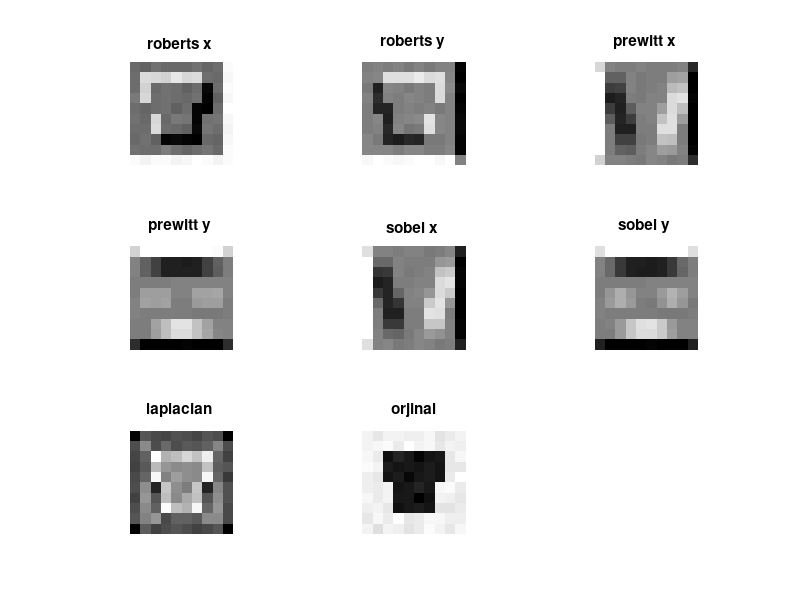

Recreate this plot in MATLAB.
% 1.soru
% Aşağıdaki matrisi 
% [MATLAB'a girin ve imfilter kullanarak
%     resme Roberts, Prewitt, Sobel, Laplacian ve 
%     sıfır çapraz kenar bulma yöntemlerini uygulayın. 
%     İki filtre uygulanması gereken durumlarda 
%     (örneğin Roberts, Prewitt veya Sobel gibi), her filtreyi ayrı ayrı uygulayın ve sonuçları birleştirin.
%     ['Gerekirse sınır kenarlarını gösteren yalnızca ikili bir görüntü elde etmek için eşikleme uygulayın.
%     'Hangi yöntemin en iyi sonuçları ürettiğini belirlemek için sonuçları karşılaştırın.]]
% 
% 
%  Roberts_x ve Roberts_y diğerlerine göre köşe algılamada daha iyi bir
%  performans gösterdi.

A=[ 201, 195, 203, 203, 199, 200, 204, 190, 198, 203;
    201, 204, 209, 197, 210, 202, 205, 195, 202, 199;
    205, 198, 46, 60, 53, 37, 50, 51, 194, 205;
    208, 203, 54, 50, 51, 50, 55, 48, 193, 194;
    200, 193, 50, 56, 42, 53, 55, 49, 196, 211;
    200, 198, 203, 49, 51, 60, 51, 205, 207, 198;
    205, 196, 202, 53, 52, 34, 46, 202, 199, 193;
    199, 202, 194, 47, 51, 55, 48, 191, 190, 197;
    194, 206, 198, 212, 195, 196, 204, 204, 199, 200;
    201, 189, 203, 200, 191, 196, 207, 203, 193, 204
    ];

%formüller
roberts_x = [1 0; 0 -1];
roberts_y = [0 1; -1 0];
prewitt_x = [-1 0 1; -1 0 1; -1 0 1];
prewitt_y = [-1 -1 -1; 0 0 0; 1 1 1];
sobel_x = [-1 0 1; -2 0 2; -1 0 1];
sobel_y = [-1 -2 -1; 0 0 0; 1 2 1];
laplacian = [0 1 0; 1 -4 1; 0 1 0];

B_X = imfilter(A, roberts_x);
B_Y = imfilter(A, roberts_y);
C_X = imfilter(A, prewitt_x);
C_Y = imfilter(A, prewitt_y);
D_X = imfilter(A, sobel_x);
D_Y = imfilter(A, sobel_y);
E_lap = imfilter(A, laplacian);

subplot(3,3,1);
imshow(B_X,[]),title('roberts x ');
subplot(3,3,2);
imshow(B_Y,[]),title('roberts y ');
subplot(3,3,3);
imshow(C_X,[]),title('prewitt x ');
subplot(3,3,4);
imshow(C_Y,[]),title('prewitt y ');
subplot(3,3,5);
imshow(D_X,[]),title('sobel x ');
subplot(3,3,6);
imshow(D_Y,[]),title('sobel y ');
subplot(3,3,7);
imshow(E_lap,[]),title('laplacian ');
subplot(3,3,8);
imshow(A,[]),title('orjinal');
%%%%%%%%%%%%%%%%%%%%%%%%%%%%%%%%%%%%%%%%%%%%%%%%%%%%%%%%%%%%%%%%%%%%%%%%%%%%%%%%%%%%%%%%%%%%%%%%%%%%%%%%%%%%%%%%%%%%%%%%%%%%%%%%%%%%%%%%%%%%%%%%%%%%%%%%%%%%%%%%%%%%%%%%%%%%%%%%%%%%

% 2.soru
% Yukarıdaki matrisi kullanarak, edge fonksiyonunu 
% tüm olası parametrelerle kullanın. Hangi yöntemin 
% en iyi sonuçları ürettiğini belirleyin?
% 
% %% en iyi sonuç yorumu
% zerocross canny log canny_old ve log metotları köşe algılayabildi bunlar
% içinde en iyi performans gösteren canny ve canny_old metotları
% 
% A=[ 201, 195, 203, 203, 199, 200, 204, 190, 198, 203;
%     201, 204, 209, 197, 210, 202, 205, 195, 202, 199;
%     205, 198, 46, 60, 53, 37, 50, 51, 194, 205;
%     208, 203, 54, 50, 51, 50, 55, 48, 193, 194;
%     200, 193, 50, 56, 42, 53, 55, 49, 196, 211;
%     200, 198, 203, 49, 51, 60, 51, 205, 207, 198;
%     205, 196, 202, 53, 52, 34, 46, 202, 199, 193;
%     199, 202, 194, 47, 51, 55, 48, 191, 190, 197;
%     194, 206, 198, 212, 195, 196, 204, 204, 199, 200;
%     201, 189, 203, 200, 191, 196, 207, 203, 193, 204
%     ];
% 
% B = edge(A,'Prewitt');
% C = edge(A,'sobel');
% D = edge(A,'roberts');
% E = edge(A,'zerocross');
% F = edge(A,'canny');
% G = edge(A,'log');
% H = edge(A,'canny_old');
% J = edge(A,'approxcanny');
% subplot(3,3,1);
% imshow(B,[]),title('prewitt');
% subplot(3,3,2);
% imshow(C,[]),title('sobel');
% subplot(3,3,3);
% imshow(D,[]),title('roberts');
%  subplot(3,3,4);
% imshow(E,[]),title('zerocross');
%   subplot(3,3,5);
% imshow(F,[]),title('canny');
%   subplot(3,3,6);
% imshow(G,[]),title('log');
%   subplot(3,3,7);
% imshow(H,[]),title('canny_old');
%   subplot(3,3,8);
% imshow(J,[]),title('approxcanny');
% subplot(3,3,9);
% imshow(A,[]),title('orjinal');



%%%%%%%%%%%%%%%%%%%%%%%%%%%%%%%%%%%%%%%%%%%%%%%%%%%%%%%%%%%%%%%%%%%%%%%%%%%%%%%%%%%%%%%%%%%%%%%%%%%%%%%%%%%%%%%%%%%%%%%%%%%%%%%%%%%%%%%%%%%%%%%%%%%%%%%%%%%%%%%%%%%%%%%%%%%%%%%%%%%%

% 3.soru 
% MATLAB'da cameraman.tif adlı görüntüyü açın ve sırayla aşağıdaki kenar bulma tekniklerini uygulayın:
% (a) Roberts
% (b) Prewitt
% (c) Sobel
% (d) Laplacian
% (e) Laplacian'ın sıfır çaprazları
% (f) Marr-Hildreth yöntemi LOG
% Sizin için en iyi sonucu sağladığını düşündüğünüz yöntem hangisidir?


% A = imread('cameraman.tif');
% B = edge(A,'Prewitt');
% C = edge(A,'sobel');
% D = edge(A,'roberts');
% E = edge(A,'zerocross');
% F = edge(A,'log');
% laplacian_filter = [0, 1, 0; 1, -4, 1; 0, 1, 0];
% G = imfilter(A, laplacian_filter);
% threshold = 0.01;
% edge_image = abs(G) > threshold;
% 
% 
% 
% subplot(3,3,1);
% imshow(B,[]),title('prewitt');
% subplot(3,3,2);
% imshow(C,[]),title('sobel');
% subplot(3,3,3);
% imshow(D,[]),title('roberts');
%  subplot(3,3,4);
% imshow(E,[]),title('zerocross');
%   subplot(3,3,5);
% imshow(F,[]),title('Log / Marr-Hildreth');
%    subplot(3,3,6);
% imshow(G,[]),title('laplacian');
% subplot(3,3,7);
% imshow(A,[]),title('orjinal');


%%%%%%%%%%%%%%%%%%%%%%%%%%%%%%%%%%%%%%%%%%%%%%%%%%%%%%%%%%%%%%%%%%%%%%%%%%%%%%%%%%%%%%%%%%%%%%%%%%%%%%%%%%%%%%%%%%%%%%%%%%%%%%%%%%%%%%%%%%%%%%%%%%%%%%%%%%%%%%%%%%%%%%%%%%%%%%%%%%%%

% Soru 4: 
% Yukarıdaki alıştırmayı tekrarlayın, ancak tire.tif adlı görüntüyü kullanın.
% 
% zerocross  ve Marr-hildreth diğerlerine göre kenar bulma
% konusunda diğer yöntemlere göre daha iyi sonuç verdi.
% 
% 
% A = imread('tire.tif');
% B = edge(A,'Prewitt');
% C = edge(A,'sobel');
% D = edge(A,'roberts');
% E = edge(A,'zerocross');
% F = edge(A,'log');
% laplacian_filter = [0, 1, 0; 1, -4, 1; 0, 1, 0];
% G = imfilter(A, laplacian_filter);
% threshold = 0.01;
% edge_image = abs(G) > threshold;
% 
% 
% 
% subplot(3,3,1);
% imshow(B,[]),title('prewitt');
% subplot(3,3,2);
% imshow(C,[]),title('sobel');
% subplot(3,3,3);
% imshow(D,[]),title('roberts');
%  subplot(3,3,4);
% imshow(E,[]),title('zerocross');
%   subplot(3,3,5);
% imshow(F,[]),title('Log / Marr-Hildreth');
%    subplot(3,3,6);
% imshow(G,[]),title('laplacian');
% subplot(3,3,7);
% imshow(A,[]),title('orjinal');




%%%%%%%%%%%%%%%%%%%%%%%%%%%%%%%%%%%%%%%%%%%%%%%%%%%%%%%%%%%%%%%%%%%%%%%%%%%%%%%%%%%%%%%%%%%%%%%%%%%%%%%%%%%%%%%%%%%%%%%%%%%%%%%%%%%%%%%%%%%%%%%%%%%%%%%%%%%%%%%%%%%%%%%%%%%%%%%%%%%%
% soru 5 
% Gri tonlamalı bir çiçek görüntüsü alın: 
% fl = imread('flowers.tif');
% f = im2uint8(rgb2gray(fl)); Şimdi soru 3'ü tekrarlayın.
% 
% 
% zerocross diğer kenar bulma yöntemlerine göre daha başarılı bir sonuç sağladı
% 
% A = imread('yellowlily.jpg');
% O = im2uint8(rgb2gray(A));
% B = edge(O,'Prewitt');
% C = edge(O,'sobel');
% D = edge(O,'roberts');
% E = edge(O,'zerocross');
% laplacian_filter = [0, 1, 0; 1, -4, 1; 0, 1, 0];
% G = imfilter(A, laplacian_filter);
% threshold = 0.01;
% edge_image = abs(G) > threshold;
% 
% 
% 
% subplot(3,3,1);
% imshow(B,[]),title('prewitt');
% subplot(3,3,2);
% imshow(C,[]),title('sobel');
% subplot(3,3,3);
% imshow(D,[]),title('roberts');
%  subplot(3,3,4);
% imshow(E,[]),title('zerocross');
%  subplot(3,3,5);
% imshow(G,[]),title('laplacian');
%   subplot(3,3,6);
% imshow(A,[]),title('orjinal');
% subplot(3,3,7);
% imshow(O,[]),title('rgb2gray');




%%%%%%%%%%%%%%%%%%%%%%%%%%%%%%%%%%%%%%%%%%%%%%%%%%%%%%%%%%%%%%%%%%%%%%%%%%%%%%%%%%%%%%%%%%%%%%%%%%%%%%%%%%%%%%%%%%%%%%%%%%%%%%%%%%%%%%%%%%%%%%%%%%%%%%%%%%%%%%%%%%%%%%%%%%%%%%%%%%%%

% soru 6 Gri tonlamalı bir görüntü seçin ve ona gürültü ekleyin; örneğin
% c = imread('cameraman.tif');
% c1 = imnoise(c, 'salt & pepper', 0.1);
% c2 = imnoise(c, 'gaussian', 0, 0.02);
% 
% 
% Şimdi kenar bulma tekniklerini her iki "gürültülü" görüntü c1 ve c2 üzerine uygulayın. Hangi teknik gürültü varlığında en iyi sonuçları veriyor?
% (a) Gürültü varlığında en iyi sonuçları veren teknik hangisidir?
% (b) Gürültü varlığında en kötü sonuçları veren teknik hangisidir?
% 
% 
% A = en iyi sonuç veren papper&salt için ???????
% B = en kötü sonuç veren approxcanny metodu her iki gürültülü efektede
% köşe algılayamadı. Diğer metotlar roberts ve prewitt  gauss gürültü
% efektine göre kötü bir performans gösterdi
% 
% A = imread('pout.tif');
% A1 = imnoise(A,'salt & pepper',0.1);
% A2 = imnoise(A,'gaussian',0,0.02);
% 
% 
% B = edge(A1,'Prewitt');
% C = edge(A1,'sobel');
% D = edge(A1,'roberts');
% E = edge(A1,'zerocross');
% F = edge(A1,'canny');
% G = edge(A1,'log');
% H = edge(A1,'canny_old');
% J = edge(A1,'approxcanny');
% laplacian_filter = [0, 1, 0; 1, -4, 1; 0, 1, 0];
% G = imfilter(A, laplacian_filter);
% threshold = 0.01;
% edge_image = abs(G) > threshold;
% 
% 
% B2 = edge(A2,'Prewitt');
% C2 = edge(A2,'sobel');
% D2 = edge(A2,'roberts');
% E2 = edge(A2,'zerocross');
% F2 = edge(A2,'canny');
% G2 = edge(A2,'log');
% H2 = edge(A2,'canny_old');
% J2 = edge(A2,'approxcanny');
% laplacian_filter = [0, 1, 0; 1, -4, 1; 0, 1, 0];
% G2 = imfilter(A, laplacian_filter);
% threshold = 0.01;
% edge_image = abs(G2) > threshold;
% 
% 
% 
% subplot(5,4,1);
% imshow(B,[]),title('A1 prewitt');
% subplot(5,4,2);
% imshow(C,[]),title('A1 sobel');
% subplot(5,4,3);
% imshow(D,[]),title('A1 roberts');
%  subplot(5,4,4);
% imshow(E,[]),title('A1 zerocross');
%   subplot(5,4,5);
% imshow(F,[]),title('A1 canny');
%   subplot(5,4,6);
% imshow(G,[]),title('A1log');
%   subplot(5,4,7);
% imshow(H,[]),title('A1 canny_old');
%   subplot(5,4,8);
% imshow(J,[]),title('A1 approxcanny');
% subplot(5,4,9);
% imshow(A1,[]),title('A1 orjinal');
% 
% 
% 
% subplot(5,4,10);
% imshow(B2,[]),title('A2 prewitt');
% subplot(5,4,11);
% imshow(C2,[]),title('A2 sobel');
% subplot(5,4,12);
% imshow(D2,[]),title('A2 roberts');
%  subplot(5,4,13);
% imshow(E2,[]),title('A2 zerocross');
%   subplot(5,4,14);
% imshow(F2,[]),title('A2 canny');
%   subplot(5,4,15);
% imshow(G2,[]),title('A2 log');
%   subplot(5,4,16);
% imshow(H2,[]),title('A2 canny_old');
%   subplot(5,4,17);
% imshow(J2,[]),title('A2 approxcanny');
% subplot(5,4,18);
% imshow(A2,[]),title('A2 orjinal');
% subplot(5,4,19);
% imshow(G,[]),title('A1 laplacian');
% subplot(5,4,20);
% imshow(G2,[]),title('A2 laplacian'); 
% 
% 
% 
% 






